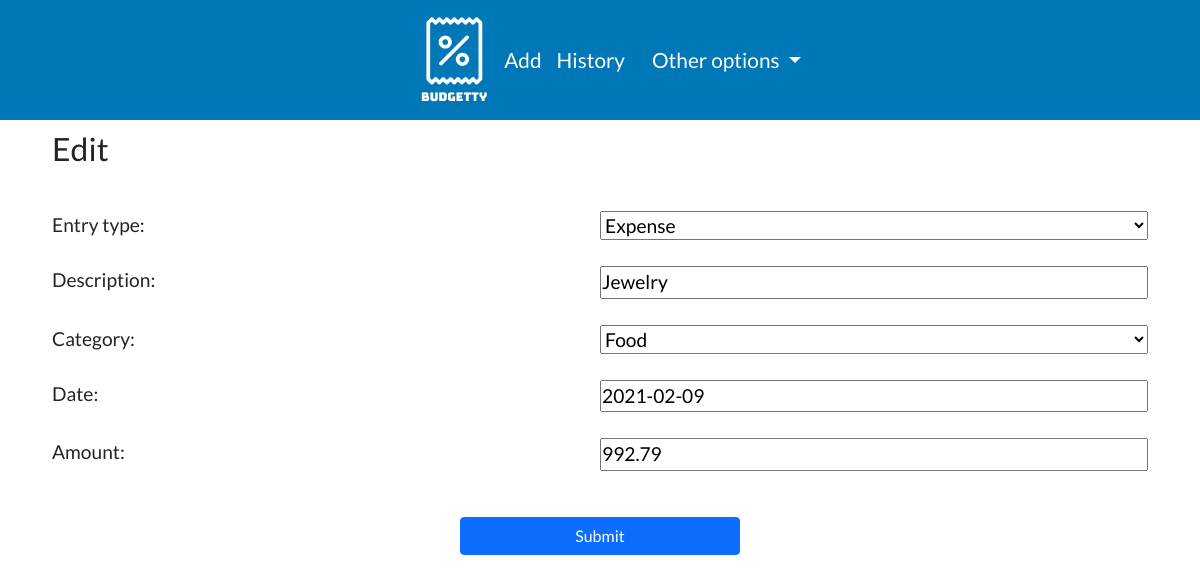
Screenshot of /entries/edit/10 (signed in) with the database file from the repository.
### entries/models.py (models this page shows, shortened)
class Entry(models.Model):
    username = models.CharField(max_length=50, default="User")
    entry_type = models.CharField(max_length=50, choices=ENTRY_TYPE_CHOICES, default="income")
    description = models.CharField(max_length=120)
    category = models.CharField(max_length=60, choices=CATEGORY_CHOICES, default="food")
    date = models.DateField()
    amount = models.DecimalField(max_digits=20,decimal_places=2)

### entries/views/add_edit_view.py (the view)
# urls.py: path("entries/edit/<pk>", add_edit_view.EntryEditView.as_view(), name="edit"),
class EntryEditView(LoginRequiredMixin, UpdateView):
    login_url = "/login"
    redirect_field_name = "login"
    template_name = 'entries/edit.html'
    model = Entry
    fields = ['entry_type', "description", "category", "date", "amount"]
    success_url = "/entries"

### entries/templates/entries/edit.html (shortened to what this page needs)
{% extends "parent.html" %}
{% load static %}
{% block title %}
    <link rel="stylesheet" href="{% static 'styles/add_edit.css' %}">
{% endblock %}
{% block content %}
<div class="container-sm">
    <h1 class="page_title display_mobile">Edit</h1>
    <br>
    <form method="post" >
        <div class="form_container">
            {{ form.as_p }}
            <button type="submit" class="btn btn-primary" id="submit_button">Submit</button>
        </div>
    </form>
    </div>
{% endblock %}

### static/styles/add_edit.css (style rules this page uses)
.form_container p { font-size: 1.2rem; display: grid; grid-template-columns: 1fr 1fr; grid-template-rows: 1fr; }
.form_container { display: flex; flex-direction: column; row-gap: 10px; }
.form_container { margin: 10px; }
#submit_button { align-self: center; width: 280px; margin-top: 20px; }

### static/styles/base.css (style rules this page uses)
* { box-sizing: border-box; padding:0; margin:0; }
body { font-size: 62.5%; width:100%; font-family: "Lato", "Roboto", "Monserrat", sans-serif; }
.page_title { font-size: 2rem; padding: 10px; }

### rows the page displays
Entry: entry_type "Expense", description "Jewelry", category "Food", date "2021-02-09", amount "992.79"
